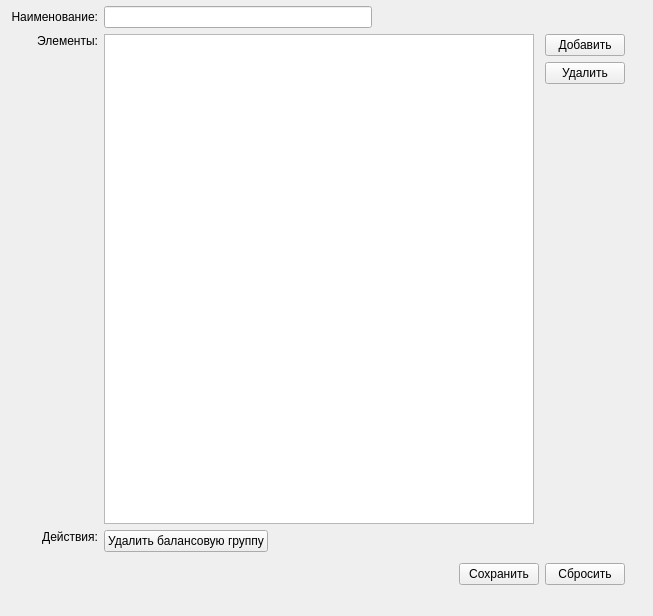
<?xml version="1.0" encoding="UTF-8"?>
<ui version="4.0">
 <class>BalansSets</class>
 <widget class="QWidget" name="BalansSets">
  <property name="geometry">
   <rect>
    <x>0</x>
    <y>0</y>
    <width>653</width>
    <height>616</height>
   </rect>
  </property>
  <property name="windowTitle">
   <string>Form</string>
  </property>
  <widget class="QWidget" name="verticalLayoutWidget">
   <property name="geometry">
    <rect>
     <x>0</x>
     <y>0</y>
     <width>631</width>
     <height>591</height>
    </rect>
   </property>
   <layout class="QVBoxLayout" name="mainLayout">
    <property name="leftMargin">
     <number>5</number>
    </property>
    <item>
     <layout class="QGridLayout" name="gridLayout" columnstretch="0,0">
      <property name="margin">
       <number>6</number>
      </property>
      <item row="0" column="0">
       <widget class="QLabel" name="label">
        <property name="text">
         <string>Наименование:</string>
        </property>
        <property name="alignment">
         <set>Qt::AlignRight|Qt::AlignTrailing|Qt::AlignVCenter</set>
        </property>
       </widget>
      </item>
      <item row="0" column="1">
       <layout class="QHBoxLayout" name="horizontalLayout">
        <item>
         <widget class="QLineEdit" name="txtName">
          <property name="minimumSize">
           <size>
            <width>268</width>
            <height>0</height>
           </size>
          </property>
         </widget>
        </item>
        <item>
         <spacer name="horizontalSpacer">
          <property name="orientation">
           <enum>Qt::Horizontal</enum>
          </property>
          <property name="sizeHint" stdset="0">
           <size>
            <width>40</width>
            <height>20</height>
           </size>
          </property>
         </spacer>
        </item>
       </layout>
      </item>
      <item row="4" column="1">
       <layout class="QHBoxLayout" name="horizontalLayout_4">
        <property name="topMargin">
         <number>5</number>
        </property>
        <item>
         <spacer name="horizontalSpacer_4">
          <property name="orientation">
           <enum>Qt::Horizontal</enum>
          </property>
          <property name="sizeHint" stdset="0">
           <size>
            <width>40</width>
            <height>20</height>
           </size>
          </property>
         </spacer>
        </item>
        <item>
         <widget class="QPushButton" name="cmdSave">
          <property name="text">
           <string>Сохранить</string>
          </property>
         </widget>
        </item>
        <item>
         <widget class="QPushButton" name="cmdCancel">
          <property name="text">
           <string>Сбросить</string>
          </property>
         </widget>
        </item>
       </layout>
      </item>
      <item row="2" column="0">
       <widget class="QLabel" name="label_4">
        <property name="text">
         <string>Элементы:</string>
        </property>
        <property name="alignment">
         <set>Qt::AlignRight|Qt::AlignTop|Qt::AlignTrailing</set>
        </property>
       </widget>
      </item>
      <item row="2" column="1">
       <layout class="QVBoxLayout" name="verticalLayout">
        <property name="margin">
         <number>0</number>
        </property>
        <item>
         <layout class="QHBoxLayout" name="horizontalLayout_5">
          <property name="leftMargin">
           <number>0</number>
          </property>
          <item>
           <widget class="QTableWidget" name="twElements">
            <property name="editTriggers">
             <set>QAbstractItemView::NoEditTriggers</set>
            </property>
            <property name="selectionMode">
             <enum>QAbstractItemView::SingleSelection</enum>
            </property>
            <property name="selectionBehavior">
             <enum>QAbstractItemView::SelectRows</enum>
            </property>
            <property name="wordWrap">
             <bool>false</bool>
            </property>
            <attribute name="verticalHeaderCascadingSectionResizes">
             <bool>true</bool>
            </attribute>
            <attribute name="verticalHeaderDefaultSectionSize">
             <number>20</number>
            </attribute>
           </widget>
          </item>
          <item>
           <layout class="QVBoxLayout" name="verticalLayout_2">
            <property name="leftMargin">
             <number>5</number>
            </property>
            <item>
             <widget class="QPushButton" name="cmdAdd">
              <property name="text">
               <string>Добавить</string>
              </property>
             </widget>
            </item>
            <item>
             <widget class="QPushButton" name="cmdRemove">
              <property name="text">
               <string>Удалить</string>
              </property>
             </widget>
            </item>
            <item>
             <spacer name="verticalSpacer">
              <property name="orientation">
               <enum>Qt::Vertical</enum>
              </property>
              <property name="sizeHint" stdset="0">
               <size>
                <width>20</width>
                <height>40</height>
               </size>
              </property>
             </spacer>
            </item>
           </layout>
          </item>
         </layout>
        </item>
       </layout>
      </item>
      <item row="3" column="1">
       <layout class="QHBoxLayout" name="horizontalLayout_6">
        <item>
         <layout class="QVBoxLayout" name="verticalLayout_3">
          <item>
           <widget class="QPushButton" name="cmdRemoveBalans">
            <property name="text">
             <string>Удалить балансовую группу</string>
            </property>
           </widget>
          </item>
         </layout>
        </item>
        <item>
         <spacer name="horizontalSpacer_5">
          <property name="orientation">
           <enum>Qt::Horizontal</enum>
          </property>
          <property name="sizeHint" stdset="0">
           <size>
            <width>40</width>
            <height>20</height>
           </size>
          </property>
         </spacer>
        </item>
       </layout>
      </item>
      <item row="3" column="0">
       <widget class="QLabel" name="label_5">
        <property name="text">
         <string>Действия:</string>
        </property>
        <property name="alignment">
         <set>Qt::AlignRight|Qt::AlignTop|Qt::AlignTrailing</set>
        </property>
       </widget>
      </item>
     </layout>
    </item>
   </layout>
  </widget>
 </widget>
 <resources/>
 <connections>
  <connection>
   <sender>cmdAdd</sender>
   <signal>clicked()</signal>
   <receiver>BalansSets</receiver>
   <slot>addChannels()</slot>
   <hints>
    <hint type="sourcelabel">
     <x>594</x>
     <y>45</y>
    </hint>
    <hint type="destinationlabel">
     <x>513</x>
     <y>790</y>
    </hint>
   </hints>
  </connection>
  <connection>
   <sender>cmdSave</sender>
   <signal>clicked()</signal>
   <receiver>BalansSets</receiver>
   <slot>saveChanges()</slot>
   <hints>
    <hint type="sourcelabel">
     <x>503</x>
     <y>566</y>
    </hint>
    <hint type="destinationlabel">
     <x>201</x>
     <y>768</y>
    </hint>
   </hints>
  </connection>
  <connection>
   <sender>cmdCancel</sender>
   <signal>clicked()</signal>
   <receiver>BalansSets</receiver>
   <slot>dropChanges()</slot>
   <hints>
    <hint type="sourcelabel">
     <x>567</x>
     <y>573</y>
    </hint>
    <hint type="destinationlabel">
     <x>240</x>
     <y>796</y>
    </hint>
   </hints>
  </connection>
  <connection>
   <sender>cmdRemove</sender>
   <signal>clicked()</signal>
   <receiver>BalansSets</receiver>
   <slot>removeChannels()</slot>
   <hints>
    <hint type="sourcelabel">
     <x>555</x>
     <y>76</y>
    </hint>
    <hint type="destinationlabel">
     <x>262</x>
     <y>801</y>
    </hint>
   </hints>
  </connection>
 </connections>
 <slots>
  <slot>addChannels()</slot>
  <slot>saveChanges()</slot>
  <slot>dropChanges()</slot>
  <slot>removeChannels()</slot>
 </slots>
</ui>
